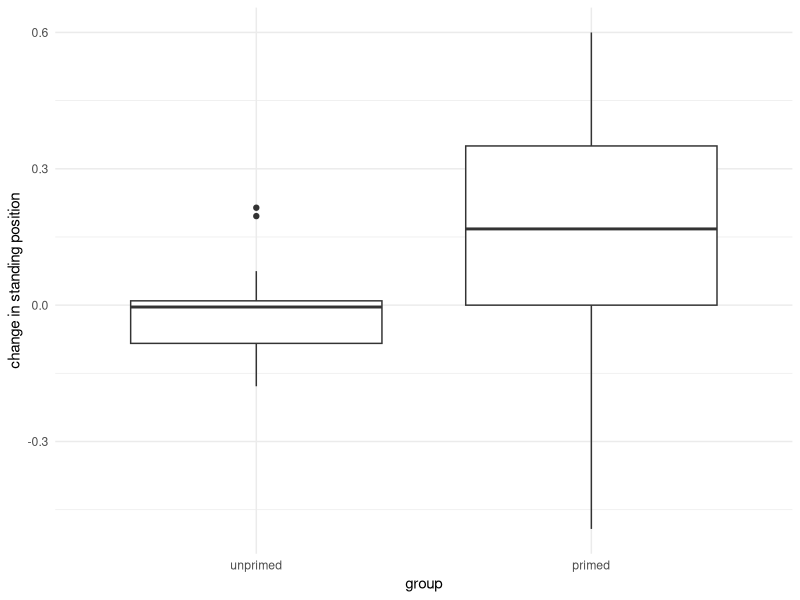
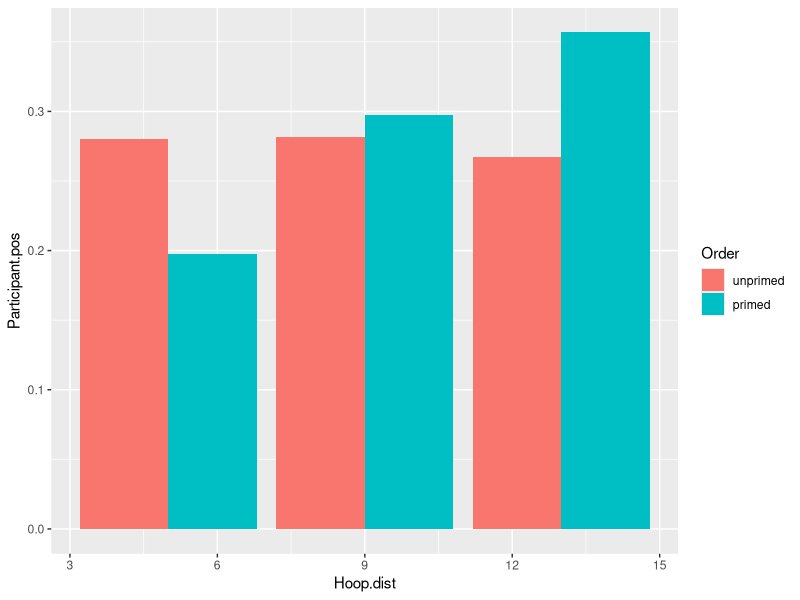
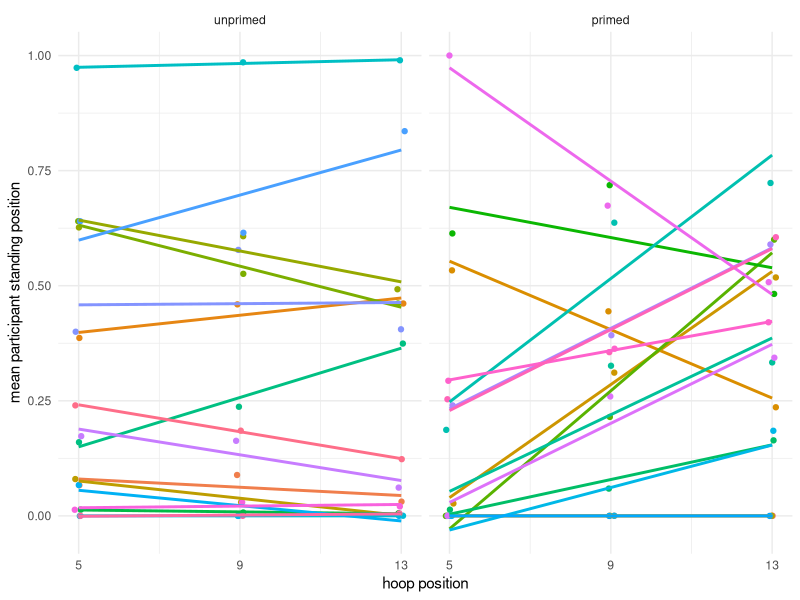
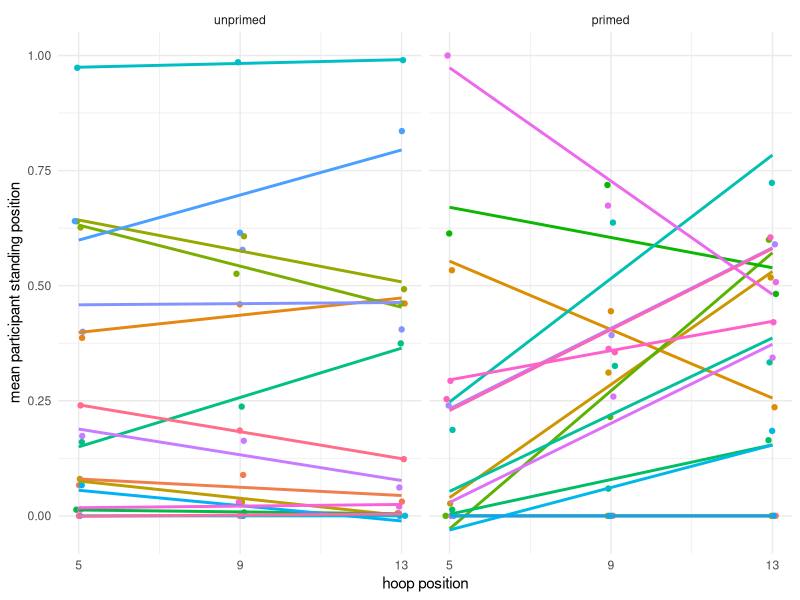
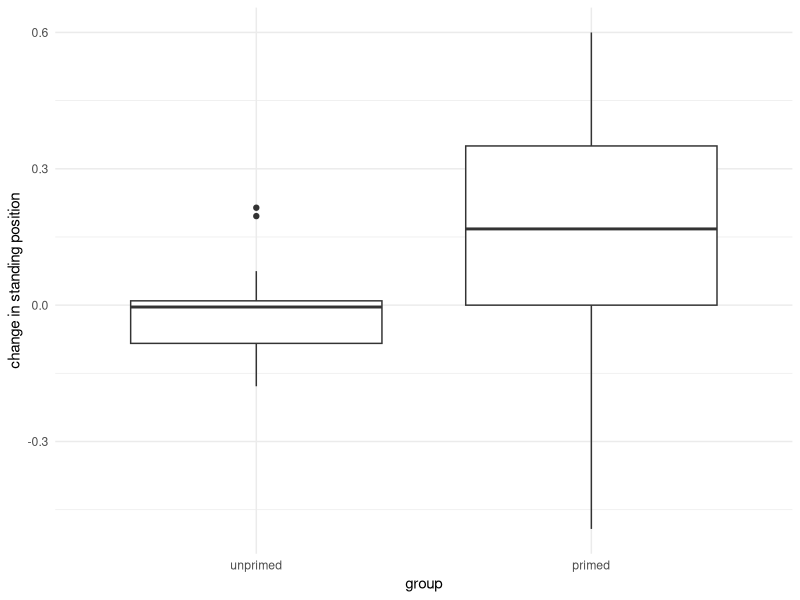

The R source for these figures, in order:
library(ggplot2)
library(dplyr)

dat = read.csv('results.csv')

dat$Participant = as.factor(dat$Participant)

dat$Order = as.factor(dat$Order)
levels(dat$Order) = c('unprimed', 'primed')

# Work out who did the Reaching Task properly
dat$ReachingCorrect = ((dat$Centre == 1) + (dat$Middle == 1) + (dat$Edge==1))==3
# aggregate(ReachingCorrect ~ Participant+Order, dat, FUN="mean")


# normalise participant position
dat$Participant.pos = abs(dat$Participant.pos/dat$Hoop.dist)


# aggregate
adat = aggregate(Participant.pos ~ Participant + Order + Hoop.dist, dat, FUN=mean)

plt = ggplot(adat, aes(x=(Hoop.dist), y=Participant.pos, colour=Participant))
plt = plt + geom_point(position=position_jitter(0.1))
plt = plt + geom_smooth(method=lm, se=F)
plt = plt + facet_wrap(~Order)
plt = plt + theme_minimal()
plt = plt + scale_x_continuous(name = 'hoop position', breaks=c(5,9,13))
plt = plt + scale_y_continuous(name = 'mean participant standing position')
plt = plt + theme(legend.position="none")
ggsave("primingResults.pdf", width=12, height=6)
ggsave("primingResults.png", width=12, height=6)


dist5 = filter(adat, Hoop.dist==5)
datDiff = select(dist5, Participant, Order, Participant.pos)
names(datDiff)[3] = "pos5"
datDiff$pos13 = filter(adat, Hoop.dist==13)$Participant.pos

datDiff$pos.change = with(datDiff, pos13 - pos5)
rm(dist5)

plt = ggplot(datDiff, aes(x=Order, y=pos.change)) 
plt = plt + geom_boxplot()
plt = plt + scale_x_discrete(name="group")
plt = plt + scale_y_continuous(name="change in standing position")

plt = plt + theme_minimal()
ggsave("bxpltResults.png", width=4, height=4)
plt

t.test(
	filter(datDiff, Order=="primed")$pos.change, 
	filter(datDiff, Order=="unprimed")$pos.change,
	alternative="greater" )

library(lme4)

m = lmer(data=dat, Participant.pos ~ Order + Hoop.dist + (1|Participant))

medianDat = aggregate(Participant.pos ~ Hoop.dist + Order, dat, FUN=mean)

plt2 = ggplot(medianDat, aes(x=Hoop.dist, y=Participant.pos, fill=Order))
plt2 = plt2 + geom_bar(stat="identity", position=position_dodge())
plt2